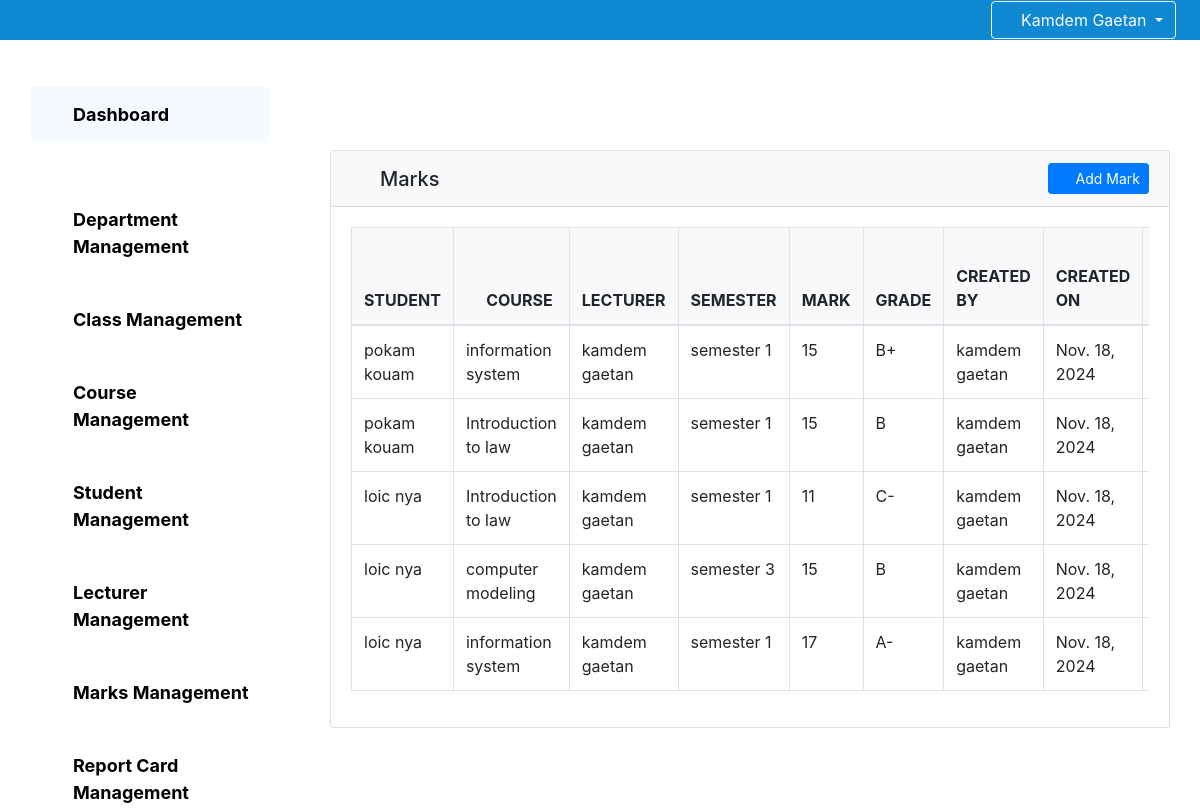
The app's page /administration/marks/ (signed in), older data.
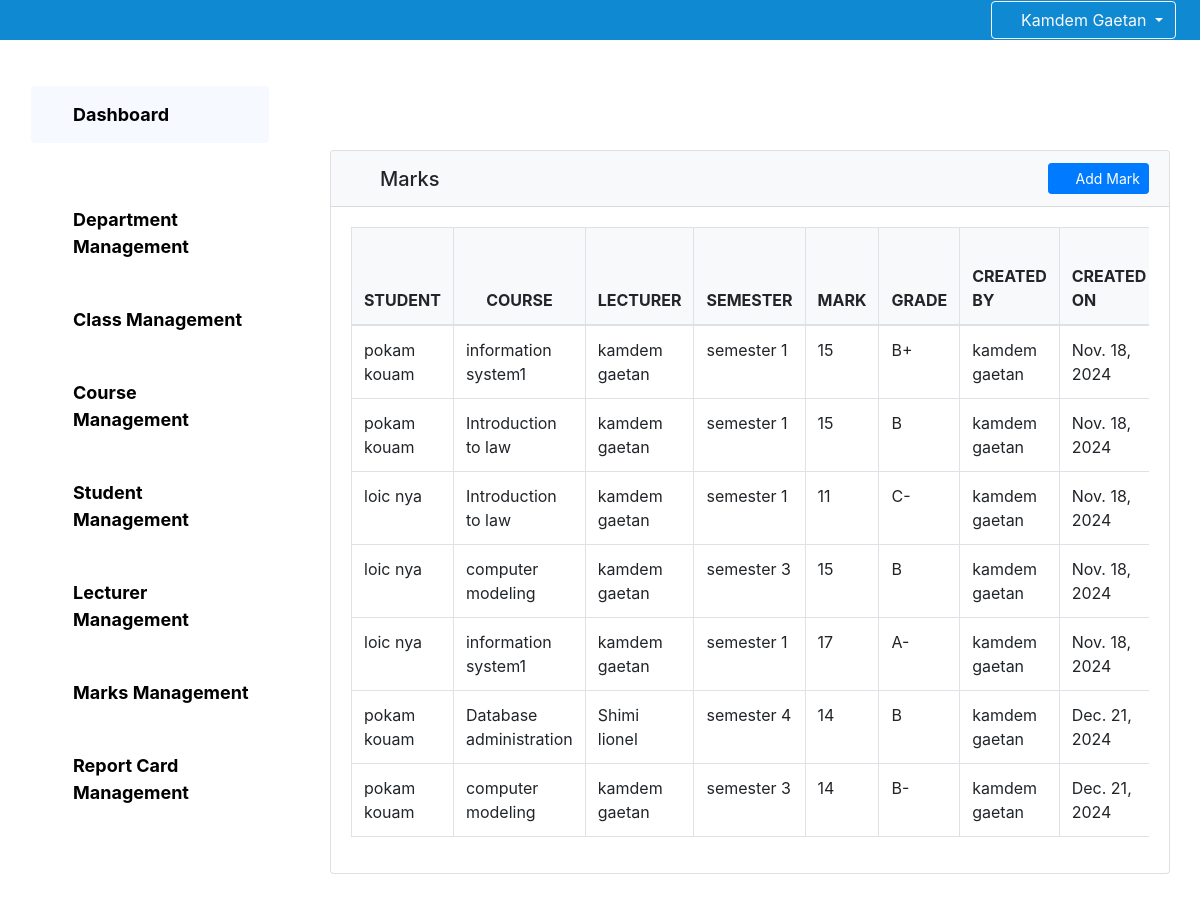
The same page, newer data.
### core/models.py (models this page shows, shortened)
class Mark(models.Model):
    Grade_A1="A+"
    Grade_A2="A"
    Grade_A3="A-"
    Grade_B1="B+"
    Grade_B2="B"
    Grade_B3="B-"
    Grade_C1="C+"
    Grade_C2="C"
    Grade_C3="C-"
    Grade_D="D"
    Grade_E="E"
    Grade_F="F"
    Grade=(
        (Grade_A1,"A+"),(Grade_A2,"A"),(Grade_A3,"A-"),
        (Grade_B1,"B+"),(Grade_B2,"B"),(Grade_B3,"B-"),
        (Grade_C1,"C+"),(Grade_C2,"C"),(Grade_C3,"C-"),
        (Grade_D,"D"),(Grade_E,"E"),(Grade_F,"F"),
    )
    creator=models.ForeignKey(Administrator,on_delete=models.CASCADE,null=True)
    student=models.ForeignKey(Student,on_delete=models.CASCADE)
    lecturer=models.ForeignKey(Lecturer,on_delete=models.CASCADE)
    course=models.ForeignKey(Course,on_delete=models.CASCADE)
    mark=models.IntegerField()
    grade=models.CharField(max_length=10,choices=Grade,default=Grade_A1)
    semester=models.CharField(max_length=25)
    creationdate=models.DateField(default=timezone.now)

class Student(models.Model):
    creator=models.ForeignKey(Administrator,on_delete=models.DO_NOTHING)
    user=models.OneToOneField(User,on_delete=models.CASCADE)
    classe=models.ForeignKey(Classe,on_delete=models.CASCADE)
    firstname=models.CharField(max_length=255)
    lastname=models.CharField(max_length=255)
    usersname=models.CharField(max_length=255)
    email = models.EmailField(null=True)
    gender=models.CharField(max_length=10)
    dateofbirth=models.DateField()
    address=models.CharField(max_length=200,default='Bepanda')
    phonenumber=models.CharField(max_length=20,default='+237677285763')
    picture=models.ImageField(null=False,upload_to='students/',default='teacher.png')
    parentemail=models.EmailField()
    creationdate=models.DateField(default=timezone.now)

class Course(models.Model):
    SEMESTER_1='semester 1'
    SEMESTER_2='semester 2'
    SEMESTER_3='semester 3'
    SEMESTER_4='semester 4'
    SEMESTER_5='semester 5'
    SEMESTER_6='semester 6'
    SEMESTER_7='semester 7'
    SEMESTER_8='semester 8'
    SEMESTER_9='semester 9'
    SEMESTER_10='semester 10'
    SEMESTER_11='semester 11'
    SEMESTER_12='semester 12'
    SEMESTER_13='semester 13'
    SEMESTER_14='semester 14'
    SEMESTER=(
        (SEMESTER_1,'semester 1'),(SEMESTER_2,'semester 2'),(SEMESTER_3,'semester 3'),(SEMESTER_4,'semester 4'),
        (SEMESTER_5,'semester 5'),(SEMESTER_6,'semester 6'),(SEMESTER_7,'semester 7'),(SEMESTER_8,'semester 8'),
        (SEMESTER_9,'semester 9'),(SEMESTER_10,'semester 10'),(SEMESTER_11,'semester 11'),(SEMESTER_12,'semester 12'),
        (SEMESTER_13,'semester 13'),(SEMESTER_14,'semester 14')
    )
    creator=models.ForeignKey(Administrator,on_delete=models.CASCADE)
    lecturer=models.ForeignKey(Lecturer,on_delete=models.CASCADE)
    classe=models.ForeignKey(Classe,on_delete=models.CASCADE)
    coursecode=models.CharField(max_length=10)
    coursetitle=models.CharField(max_length=255)
    credits=models.IntegerField()
    semester=models.CharField(max_length=25,choices=SEMESTER,default=SEMESTER_1)
    creationdate=models.DateField(default=timezone.now)

class Lecturer(models.Model):
    creator=models.ForeignKey(Administrator,on_delete=models.DO_NOTHING)
    user=models.OneToOneField(User,on_delete=models.CASCADE)
    usersname=models.CharField(max_length=255,null=True)
    department=models.ForeignKey(Department,on_delete=models.CASCADE)
    firstname=models.CharField(max_length=255)
    lastname=models.CharField(max_length=255)
    gender=models.CharField(max_length=1)
    dateofbirth=models.DateField()
    email=models.EmailField()
    creationdate=models.DateTimeField(auto_now=True)
    address=models.CharField(max_length=200,default='Logbaba')
    phonenumber=models.IntegerField(default=677285764)
    picture=models.ImageField(null=False,upload_to='lecturer_pictures',default='teacher.png')
    creationdate=models.DateField(default=timezone.now)

class Administrator(models.Model):
    user=models.OneToOneField(User,on_delete=models.CASCADE)
    firstname=models.CharField(max_length=255)
    lastname=models.CharField(max_length=255)
    email = models.EmailField(null=True)
    gender=models.CharField(max_length=1)
    creationdate=models.DateField(default=timezone.now)

### core/Administration/views.py (the view)
# urls.py: path('marks/',views_administration.managemarks, name='managemarks'),
@login_required
def managemarks(request):
    marks=Mark.objects.all()
    return render(request, 'Administration/managemarks.html',{'marks':marks})

### template/Administration/managemarks.html (shortened to what this page needs)
{% extends "Administration/base.html" %}
{% block dash %}
<div class="container" style="margin-top: 80px; margin-bottom: 80px;">
    <div class="row">
        <div class="col-md-12">
            <div class="card">
                <div class="card-header bg-light d-flex justify-content-between align-items-center">
                    <h5 class="mb-0"><i class="fa fa-graduation-cap mr-2"></i> Marks</h5>
                    <a href="{% url 'administration:marks' %}" class="btn btn-primary btn-sm">
                        <i class="fa fa-plus mr-1"></i> Add Mark
                    </a>
                </div>
                <div class="card-body">
                    <div class="table-responsive">
                        <table class="table table-bordered table-hover">
                            <thead>
                                <tr class="bg-light">
                                    <th><i class="fa fa-user mr-1"></i> STUDENT</th>
                                    <th><i class="fa fa-book mr-1"></i> COURSE</th>
                                    <th><i class="fa fa-chalkboard-teacher mr-1"></i> LECTURER</th>
                                    <th><i class="fa fa-calendar-alt mr-1"></i> SEMESTER</th>
                                    <th><i class="fa fa-cogs mr-1"></i> MARK</th>
                                    <th><i class="fa fa-graduation-cap mr-1"></i> GRADE</th>
                                    <th><i class="fa fa-user mr-1"></i> CREATED BY</th>
                                    <th><i class="fa fa-calendar-alt mr-1"></i> CREATED ON</th>
                                    <th> ACTIONS</th>
                                </tr>
                            </thead>
                            <tbody>
                                {% for mark in marks %}
                                <tr>
                                    <td>{{ mark.student.firstname }} {{ mark.student.lastname }}</td>
                                    <td>{{ mark.course.coursetitle }}</td>
                                    <td>{{ mark.lecturer.firstname }} {{ mark.lecturer.lastname }}</td>
                                    <td>{{ mark.semester }}</td>
                                    <td>{{ mark.mark }}</td>
                                    <td>{{ mark.grade }}</td>
                                    <td>{{ mark.creator.firstname }} {{ mark.creator.lastname }}</td>
                                    <td>{{ mark.creationdate }}</td>
                                    <td>
                                    </td>
                                </tr>
                                {% endfor %}
                            </tbody>
                        </table>
                    </div>
                </div>
            </div>
        </div>
    </div>
</div>
{% endblock dash %}

### template/Administration/base.html (shortened to what this page needs)
{% extends "base.html" %}
{% load static %}
{% block content %}
<div class="row m-0">
  <div class="col-lg-3 sidebar sidebar-container  rounded position-fixed d-none d-lg-block">
    <nav class="p-3">
      <div class="position-sticky">
        <ul class="sidebar-nav">
          <li class="nav-item mb-5">
            <a class="nav-link d-flex align-items-center" href="{%url 'administration:home'%}">
              <i class="fas fa-tachometer-alt mr-2"></i> Dashboard
            </a>
          </li>
          <li class="nav-item mb-3">
            <a class="nav-link d-flex align-items-center collapsed" href="#" data-toggle="collapse" data-target="#departmentMenu" aria-expanded="false">
              <i class="fas fa-building mr-2"></i> Department Management
            </a>
          </li>
          <li class="nav-item mb-3">
            <a class="nav-link d-flex align-items-center collapsed" href="#" data-toggle="collapse" data-target="#classMenu" aria-expanded="false">
              <i class="fas fa-chalkboard mr-2"></i> Class Management
            </a>
          </li>
           <li class="nav-item mb-3">
            <a class="nav-link d-flex align-items-center collapsed" href="#" data-toggle="collapse" data-target="#courseMenu" aria-expanded="false">
              <i class="fas fa-building mr-2"></i> Course Management
            </a>
          </li>
          <li class="nav-item mb-3">
            <a class="nav-link d-flex align-items-center collapsed" href="#" data-toggle="collapse" data-target="#studentMenu" aria-expanded="false">
              <i class="fas fa-user-graduate mr-2"></i> Student Management
            </a>
          </li>
          <li class="nav-item mb-3">
            <a class="nav-link d-flex align-items-center collapsed" href="#" data-toggle="collapse" data-target="#lecturerMenu" aria-expanded="false">
              <i class="fas fa-chalkboard-teacher mr-2"></i> Lecturer Management
            </a>
          </li>
          <li class="nav-item mb-3">
            <a class="nav-link d-flex align-items-center collapsed" href="#" data-toggle="collapse" data-target="#marksMenu" aria-expanded="false">
              <i class="fas fa-clipboard-list mr-2"></i> Marks Management
            </a>
          </li>
          <li class="nav-item mb-3">
            <a class="nav-link d-flex align-items-center collapsed" href="#" data-toggle="collapse" data-target="#reportCardMenu" aria-expanded="false">
              <i class="fas fa-file-alt mr-2"></i> Report Card Management
            </a>
          </li>
        </ul>
      </div>
    </nav>
  </div>
  <div class="col-lg-9 offset-lg-3">
    {% block dash %}{% endblock dash %}
  </div>
</div>
{% endblock content %}

### template/base.html (shortened to what this page needs)
{% load static %}
<!DOCTYPE html>
<html lang="en">
<head>
    <link rel="stylesheet" href='{% static "fontawesome/css/all.min.css" %}'>
    {% load bootstrap4 %}
    {% bootstrap_css %}
</head>
<body>
    <nav class="navbar navbar-expand-lg navbar-light bg-primary navbar-fixed">
        <form class="form-inline ml-auto">
            {% if request.user.is_authenticated %}
                <div class="dropdown">
                    <button class="btn btn-outline-light dropdown-toggle" type="button" id="userDropdown" data-toggle="dropdown" aria-haspopup="true" aria-expanded="false">
                        <i class="fas fa-user"></i> {{ request.user.get_full_name|title }}
                    </button>
                </div>
            {% endif %}
        </form>
    </nav>
    <div class="content-wrapper">
        {% block content %}{% endblock content %}
    </div>
    <link rel="stylesheet" href="{%static 'javascripts/bootoast.min.css'%}">
</body>
</html>

### template/base.html (style rules this page uses)
.navbar-fixed { position: fixed; top: 0; width: 100%; z-index: 1000; background-color: rgb(16, 137, 211) !important; padding:0px 2vw 0vw 5vw!important;I }
.content-wrapper { padding-top: 70px; }

### template/Administration/base.html (style rules this page uses)
.sidebar { height: 100vh; transition: margin-left 0.3s ease; position: fixed; left: 0; overflow-y: auto; padding-bottom:100px; }
.sidebar-nav { list-style-type: none; padding-left: 0; }
.sidebar-nav .nav-item { margin-bottom: 5px; }
.sidebar-nav .nav-link { font-size: 18px; font-weight: 700; color: #000000; background: #f6f9ff; padding: 15px 20px; border-radius: 4px; transition: 0.3s; display: flex; align-items: center; }
.sidebar-nav .nav-link.collapsed { color: #000000; background: #fff; }
.col-lg-9.offset-lg-3 { margin-left: 25%; }
.sidebar-container { display: block; }

Row changes from the older to the newer data that the page shows:
changed through a linked row, Mark (number 1 of 7 on the later page): course.coursetitle "information system" → "information system1"
changed through a linked row, Mark (number 5 of 7 on the later page): course.coursetitle "information system" → "information system1"
added Mark: student.firstname "pokam", student.lastname "kouam", course.coursetitle "Database administration", lecturer.firstname "Shimi", lecturer.lastname "lionel", semester "semester 4", mark "14", grade "B", creator.firstname "kamdem", creator.lastname "gaetan", creationdate "Dec. 21, 2024"
added Mark: student.firstname "pokam", student.lastname "kouam", course.coursetitle "computer modeling", lecturer.firstname "kamdem", lecturer.lastname "gaetan", semester "semester 3", mark "14", grade "B-", creator.firstname "kamdem", creator.lastname "gaetan", creationdate "Dec. 21, 2024"
